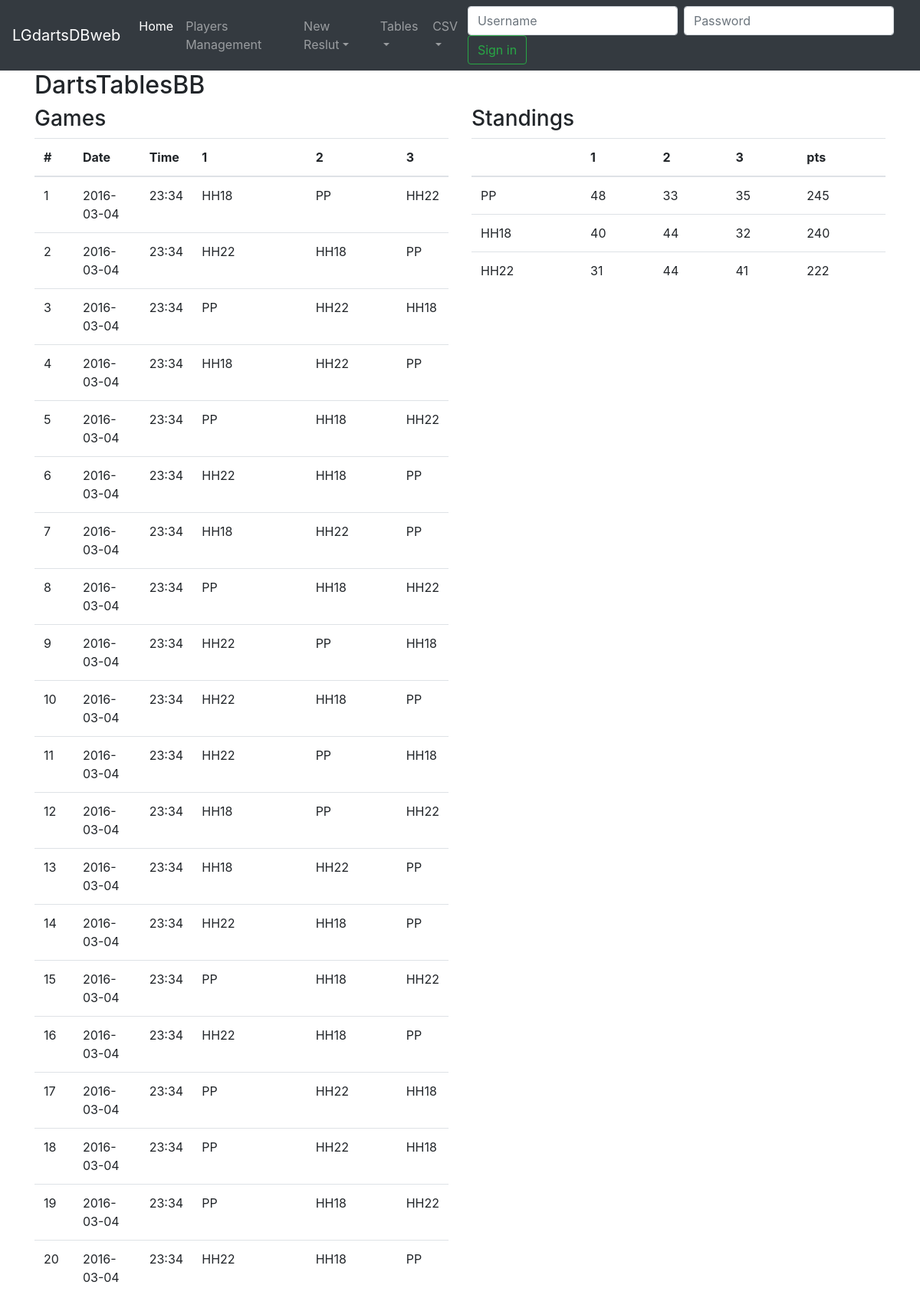
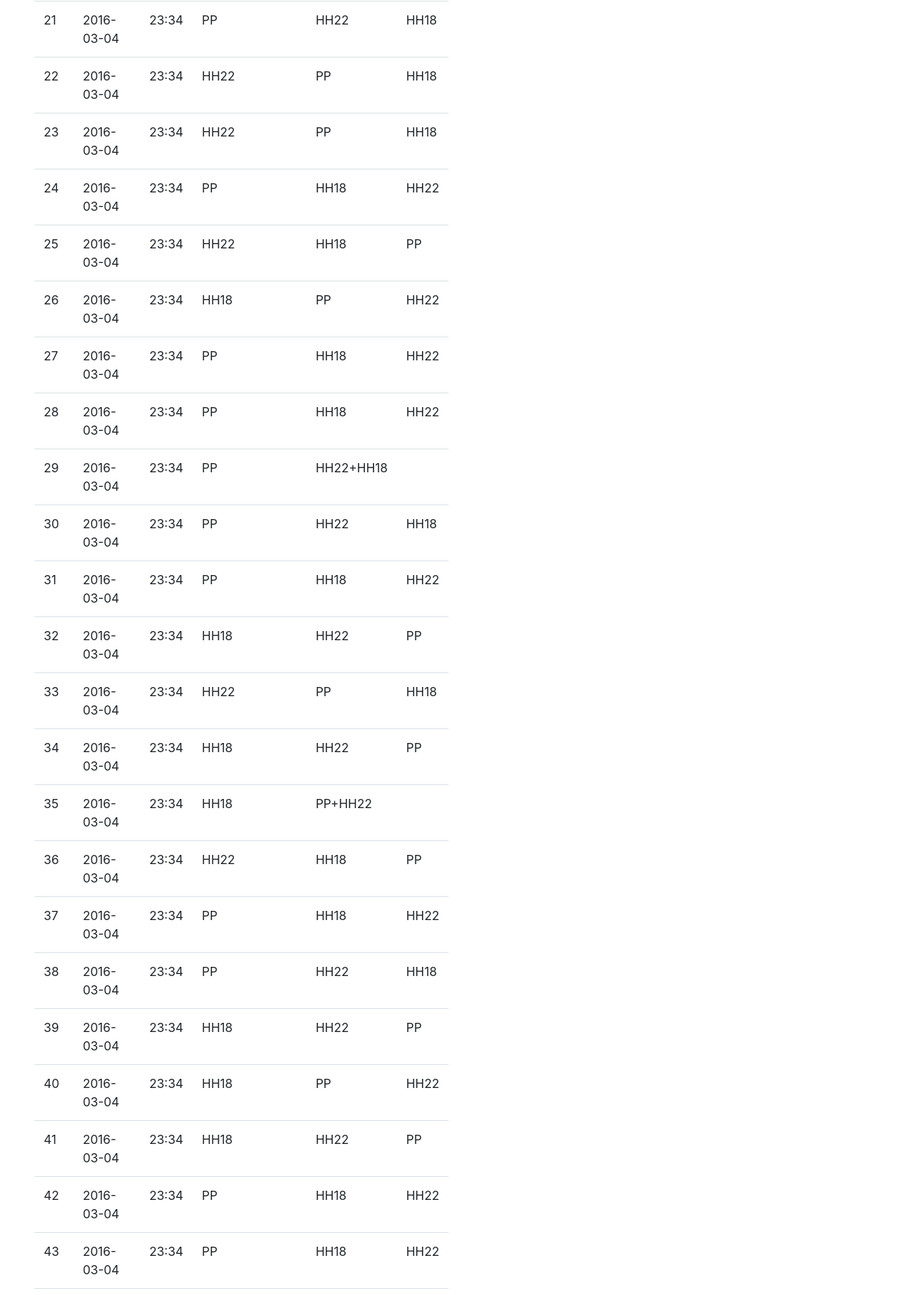
/table/BB/ (upper part), run on the app's committed database (2 pictures, top to bottom).
### PlayersManagement/models.py (models this page shows, shortened)
class Player(models.Model):
    name        = models.CharField(max_length=10, unique=True)
    description = models.TextField(blank=True)
    picture     = models.ImageField( upload_to = upload_location,
                              null=True,
                              blank=True)
    timestamp   = models.DateTimeField(auto_now_add=True, auto_now=False)
    updated     = models.DateTimeField(auto_now_add=False, auto_now=True)
    active      = models.BooleanField(default=True)
    def __str__(self):
        return self.name

### scoretable/views.py (the view)
# urls.py: path('<category>/', views.webtables, name = "webtables"),
def webtables(request, category=None):
    if request.method == 'GET':
        if category in ['501', 'BB']:
            rtable, stable, headerrank, headersummary, maxplist = WriteTables(category)
            stable_title = 'Standings'
        elif category == 'BBScores':
            rtable, stable, headerrank, headersummary, maxplist = WriteScoreTables()
            stable_title = 'Average scores'
        else:
            messages.warning(request, "Nothing to do")
            return HttpResponseRedirect('/')
        context = {'title':'DartsTables{}'.format(category),
                   'maxplist': maxplist,
                   'headerrank':headerrank,
                   'headersummary':headersummary,
                   'maintable':rtable,
                   'summarytable':stable,
                   'stable_title': stable_title}
        return render(request, 'scoretable/table.html', context)
    else:
        messages.warning(request, "Nothing to do")
        return HttpResponseRedirect('/')

### scoretable/maketables.py (called while the page is built)
def _summary_table(r, t, m):
    result = []
    for k in r:
        result.append([k]+ [r[k].count(i) for i in range(1,1+m)] + [t[k]])
    result.sort(key=lambda x: x[m+1], reverse=True)
    return result

def _ranking(d, m):
    return ['+'.join(p for p in d if d[p] == k) for k in range(1, m + 1)]

### scoretable/templates/scoretable/table.html (shortened to what this page needs)
{% extends 'base.html' %}
{% block content %}
    <h2>{{ title }}</h2>
    <div class="row">
    <div class="col">
    <h3>Games</h3>
        <table class="table">
          <thead>
            <tr>
                {% for s in headerrank %}
                    <th scope="col">{{ s }}</th>
                {% endfor %}
            </tr>
          </thead>
            <tbody>
            {% for r in maintable %}
                <tr>
                    {% for s in r %}
                        <td>{{ s }}</td>
                    {% endfor %}
                </tr>
            {% endfor %}
            </tbody>
        </table>
    </div>
    <div class="col">
    <h3>{{ stable_title }}</h3>
        <table class="table">
          <thead>
            <tr>
                {% for s in headersummary %}
                    <th scope="col">{{ s }}</th>
                {% endfor %}
            </tr>
          </thead>
            <tbody>
            {% for r in summarytable %}
                <tr>
                    {% for s in r %}
                        <td>{{ s }}</td>
                    {% endfor %}
                </tr>
            {% endfor %}
            </tbody>
        </table>
    </div>
    </div>
{% endblock %}

### data on the page
Player: r "HH18" "HH18" "HH18" "HH18" "HH18" "HH18" "HH18" "HH18" "HH18" "HH18" "HH18" "HH18" "HH18" "HH18" "HH18" "HH18" "HH18" "HH18" "HH18" "HH18" "HH18" "HH18" "HH18" "HH18" "HH18" "HH18" "HH18" "HH18" "HH18" "HH18" "HH18" "HH18" "HH18" "HH18" "HH18" "HH18" "HH18" "HH18" "HH18" "HH18" "HH18" "HH18", r "HH18"
Player: r "PP" "PP" "PP" "PP" "PP" "PP" "PP" "PP" "PP" "PP" "PP" "PP" "PP" "PP" "PP" "PP" "PP" "PP" "PP" "PP" "PP" "PP" "PP" "PP" "PP" "PP" "PP" "PP" "PP" "PP" "PP" "PP" "PP" "PP" "PP" "PP" "PP" "PP" "PP" "PP" "PP" "PP", r "PP"
Player: r "HH22" "HH22" "HH22" "HH22" "HH22" "HH22" "HH22" "HH22" "HH22" "HH22" "HH22" "HH22" "HH22" "HH22" "HH22" "HH22" "HH22" "HH22" "HH22" "HH22" "HH22" "HH22" "HH22" "HH22" "HH22" "HH22" "HH22" "HH22" "HH22" "HH22" "HH22" "HH22" "HH22" "HH22" "HH22" "HH22" "HH22" "HH22" "HH22" "HH22" "HH22", r "HH22"

### other printed values
{{ title }} "DartsTablesBB"
{{ s }} "#" "Date" "Time" "1" "2" "3"
{{ s }} "1" "2016-03-04" "23:34" "2" "2016-03-04" "23:34" "3" "2016-03-04" "23:34" "4" "2016-03-04" "23:34" "5" "2016-03-04" "23:34" "6" "2016-03-04" "23:34" "7" "2016-03-04" "23:34" "8" "2016-03-04" "23:34" "9" "2016-03-04" "23:34" "10" "2016-03-04" "23:34" "11" "2016-03-04" "23:34" "12" "2016-03-04" "23:34" "13" "2016-03-04" "23:34" "14" "2016-03-04" "23:34" "15" "2016-03-04" "23:34" "16" "2016-03-04" "23:34" "17" "2016-03-04" "23:34" "18" "2016-03-04" "23:34" "19" "2016-03-04" "23:34" "20" "2016-03-04" "23:34" "21" "2016-03-04" "23:34" "22" "2016-03-04" "23:34" "23" "2016-03-04" "23:34" "24" "2016-03-04" "23:34" "25" "2016-03-04" "23:34" "26" "2016-03-04" "23:34" "27" "2016-03-04" "23:34" "28" "2016-03-04" "23:34" "29" "2016-03-04" "23:34" "HH22+HH18" "30" "2016-03-04" "23:34" "31" "2016-03-04" "23:34" "32" "2016-03-04" "23:34" "33" "2016-03-04" "23:34" "34" "2016-03-04" "23:34" "35" "2016-03-04" "23:34" "PP+HH22" "36" "2016-03-04" "23:34" "37" "2016-03-04" "23:34" "38" "2016-03-04" "23:34" "39" "2016-03-04" "23:34" "40" "2016-03-04" "23:34" "41" "2016-03-04" "23:34" "42" "2016-03-04" "23:34" "43" "2016-03-04" "23:34"
{{ stable_title }} "Standings"
{{ s }} "1" "2" "3" "pts"
{{ s }} "48" "33" "35" "245" "40" "44" "32" "240" "31" "44" "41" "222"
